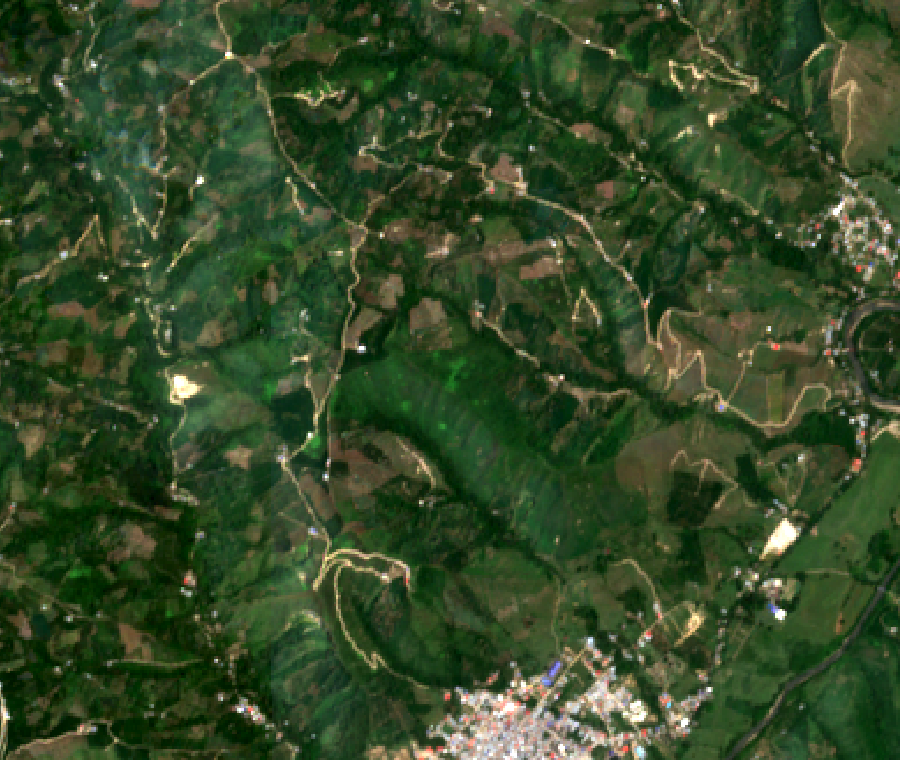
#> input picture docs/case_studies/Case_Study_4_Colombia_Huila_Coffee/figures/raw_s2_huila_coffee.png, 900 x 760 px
$ python generate_case_study_4_visuals.py
#> lines starting #> are read from the running program, lines starting #| are printed output that depends on the picture
"""
Generates Publication-Grade Academic Figures for Case Study 4:
Andean Shade-Grown Arabica Coffee, Deceptive Claim Interception & Protected Cloud-Forest Buffer Adjudication
(Acevedo–Pitalito Corridor, Huila Department, Colombia)
Using Real Sentinel-2 10m L2A Optical Imagery and Forest Data Partnership (FDP 10m) Coffee Probability (coffee/model_2026a).
"""
import os
import numpy as np
from PIL import Image, ImageEnhance
import matplotlib.pyplot as plt
import matplotlib.patches as patches
from matplotlib.path import Path
from matplotlib.gridspec import GridSpec

plt.rcParams['font.family'] = 'serif'
plt.rcParams['font.serif'] = ['Times New Roman', 'DejaVu Serif', 'Georgia']
plt.rcParams['axes.edgecolor'] = '#1e293b'
plt.rcParams['axes.linewidth'] = 0.8

OUT_DIR = os.path.join(os.path.dirname(__file__), "Case_Study_4_Colombia_Huila_Coffee", "figures")
os.makedirs(OUT_DIR, exist_ok=True)

s2_path = os.path.join(OUT_DIR, "raw_s2_huila_coffee.png")
fdp_path = os.path.join(OUT_DIR, "raw_fdp_huila_coffee.png")

s2_pil = Image.open(s2_path).convert("RGB")
#> s2_pil is the input picture: PIL image 900x760 RGB; mean R, G, B 52.3, 73.3, 39.5
s2_pil = ImageEnhance.Contrast(s2_pil).enhance(1.12)
s2_pil = ImageEnhance.Sharpness(s2_pil).enhance(1.20)
base_s2 = np.array(s2_pil).astype(np.float32) / 255.0

fdp_pil = Image.open(fdp_path).convert("RGB")
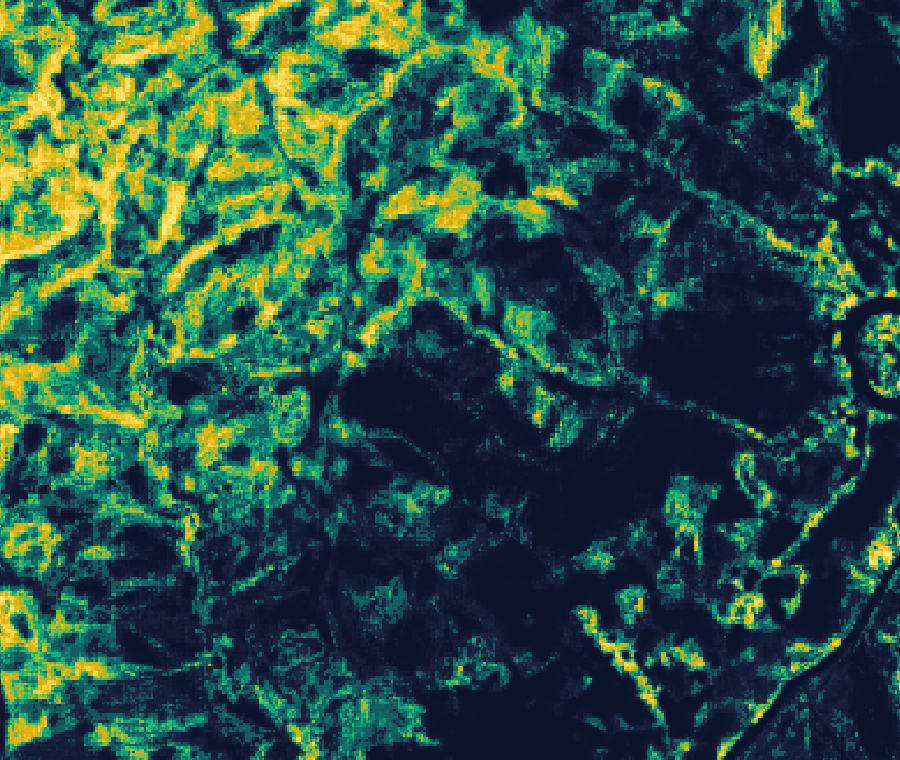
#> input picture docs/case_studies/Case_Study_4_Colombia_Huila_Coffee/figures/raw_fdp_huila_coffee.png, 900 x 760 px
#> fdp_pil is the input picture: PIL image 900x760 RGB; mean R, G, B 40.5, 79.1, 69.8
fdp_pil = ImageEnhance.Contrast(fdp_pil).enhance(1.15)
base_fdp = np.array(fdp_pil).astype(np.float32) / 255.0

H, W, _ = base_s2.shape  # 760 x 900
#> H = 760; W = 900

# ── Exact Physical Road-Bounded Andean Coffee Finca Polygons (Traced from 900x760 Grid) ──
# F-01: Vereda La Esmeralda Alta (28.40 ha) — Pre-2010 Shade Arabica (96.2% FDP Coffee Prob)
poly_f01 = [(230, 55), (285, 160), (355, 290), (145, 285), (180, 180), (125, 110)]

# F-02: Vereda El Mirador Central (24.60 ha) — Pre-2012 Shade Arabica (94.8% FDP Coffee Prob)
poly_f02 = [(145, 285), (355, 290), (318, 405), (285, 455), (175, 455), (165, 395)]

# F-03: Vereda San Isidro (21.80 ha) — Pre-2010 Shade Arabica with 6.80 ha 2022 Zoca Stumping Renewal (93.4% FDP Coffee Prob)
poly_f03 = [(285, 160), (450, 175), (545, 230), (490, 295), (355, 290)]

# Sub-polygon inside F-03: 6.80 ha 2022 Art. 2(5) Zoca Rotational Stumping & Inga Shade Pruning
poly_f03_zoca = [(368, 188), (470, 198), (458, 262), (358, 250)]

# F-04: Cerro Guácharos Cloud-Forest & Protected Buffer Parcel (26.20 ha) — 2.9% FDP Coffee Prob, 97.4% Natural Forest
poly_f04 = [(355, 290), (490, 295), (610, 325), (595, 475), (435, 485), (318, 405)]

# Sub-polygon inside F-04: 9.40 ha Q3 2022 Montane Cloud-Forest Deforestation Scar (Deceptive Claim "Cleared in 2018")
poly_f04_breach = [(445, 305), (575, 325), (585, 405), (455, 390)]

# Protected Watershed & Biological Corridor Boundary Line (Corredor Guácharos–Puracé / Decree 2372/2010)
corridor_x = [355, 336, 318, 395, 475, 550]
corridor_y = [290, 348, 405, 495, 595, 720]


def make_mask(poly_pts):
    y_grid, x_grid = np.mgrid[:H, :W]
    pts = np.vstack((x_grid.ravel(), y_grid.ravel())).T
    path = Path(poly_pts)
    return path.contains_points(pts).reshape(H, W)


mask_f01 = make_mask(poly_f01)
mask_f02 = make_mask(poly_f02)
mask_f03 = make_mask(poly_f03)
mask_f03_zoca = make_mask(poly_f03_zoca) & mask_f03
mask_f04 = make_mask(poly_f04)
mask_f04_breach = make_mask(poly_f04_breach) & mask_f04

mask_clean_coop = mask_f01 | mask_f02 | mask_f03
mask_all_fincas = mask_clean_coop | mask_f04


def add_polygon_patch(ax, pts, edgecolor, facecolor="none", lw=1.7, ls="-", alpha=1.0, zorder=5):
    patch = patches.Polygon(pts, closed=True, edgecolor=edgecolor, facecolor=facecolor,
                            linewidth=lw, linestyle=ls, alpha=alpha, zorder=zorder)
    ax.add_patch(patch)


def decorate_huila_map(ax, img_arr, title_str, mode="cadastre"):
    ax.imshow(img_arr)
    ax.set_xlim(0, W)
    ax.set_ylim(H, 0)

    # Protected Biological Corridor Line (Guácharos-Puracé Montane Buffer)
    ax.plot(corridor_x, corridor_y, color="#38bdf8", linewidth=2.1, linestyle="--", zorder=6)

    if mode == "cadastre":
        # Certified Shade-Coffee Fincas F-01, F-02, F-03
        for pts in [poly_f01, poly_f02, poly_f03]:
            add_polygon_patch(ax, pts, edgecolor="#fde047", facecolor="none", lw=1.75, zorder=7)
        # 2022 Art. 2(5) Zoca Stumping & Shade Pruning sub-zone inside F-03
        add_polygon_patch(ax, poly_f03_zoca, edgecolor="#f59e0b", facecolor=(0.96, 0.62, 0.04, 0.34), lw=1.5, ls="--", zorder=8)
        # Quarantined Montane Cloud-Forest Parcel F-04 & 2022 Deforestation Scar
        add_polygon_patch(ax, poly_f04, edgecolor="#f87171", facecolor="none", lw=1.75, zorder=8)
        add_polygon_patch(ax, poly_f04_breach, edgecolor="#ef4444", facecolor=(0.86, 0.15, 0.15, 0.44), lw=1.5, zorder=9)

        bbox_clean = dict(boxstyle="round,pad=0.18", fc="#0f172a", ec="#fde047", alpha=0.88, lw=0.8)
        bbox_zoca = dict(boxstyle="round,pad=0.18", fc="#451a03", ec="#fbbf24", alpha=0.92, lw=0.85)
        bbox_breach = dict(boxstyle="round,pad=0.18", fc="#450a0a", ec="#f87171", alpha=0.92, lw=0.85)

        ax.text(235, 195, "F-01 (28.4 ha)\nShade Arabica", color="#fef08a", fontsize=6.2, fontweight='bold', ha='center', bbox=bbox_clean, zorder=11)
        ax.text(245, 370, "F-02 (24.6 ha)\nShade Arabica", color="#fef08a", fontsize=6.2, fontweight='bold', ha='center', bbox=bbox_clean, zorder=11)
        ax.text(422, 142, "F-03 (21.8 ha | Art. 2(5) Zoca Renewal)", color="#fde68a", fontsize=6.0, fontweight='bold', ha='center', bbox=bbox_zoca, zorder=11)
        ax.text(508, 438, "F-04 Cloud-Forest Breach (9.4 ha)\n[False '2018' Claim Caught]", color="#fecaca", fontsize=6.0, fontweight='bold', ha='center', bbox=bbox_breach, zorder=11)

    elif mode == "fdp":
        # Clipped FDP 10m Coffee Probability boundaries
        for pts in [poly_f01, poly_f02, poly_f03]:
            add_polygon_patch(ax, pts, edgecolor="#ffffff", facecolor="none", lw=1.8, zorder=7)
        add_polygon_patch(ax, poly_f03_zoca, edgecolor="#fef08a", facecolor="none", lw=1.35, ls="--", zorder=8)
        add_polygon_patch(ax, poly_f04, edgecolor="#f87171", facecolor="none", lw=1.8, ls="--", zorder=8)
        add_polygon_patch(ax, poly_f04_breach, edgecolor="#ef4444", facecolor=(0.86, 0.15, 0.15, 0.30), lw=1.4, zorder=9)

        bbox_p = dict(boxstyle="round,pad=0.18", fc="#064e3b", ec="#fde047", alpha=0.90, lw=0.85)
        bbox_exc = dict(boxstyle="round,pad=0.18", fc="#450a0a", ec="#f87171", alpha=0.92, lw=0.85)

        ax.text(235, 195, "F-01 (96.2% Coffee)", color="#fef08a", fontsize=6.1, fontweight='bold', ha='center', bbox=bbox_p, zorder=11)
        ax.text(245, 370, "F-02 (94.8% Coffee)", color="#fef08a", fontsize=6.1, fontweight='bold', ha='center', bbox=bbox_p, zorder=11)
        ax.text(422, 142, "F-03 (93.4% Pre-2020 Coffee)", color="#fef08a", fontsize=6.0, fontweight='bold', ha='center', bbox=bbox_p, zorder=11)
        ax.text(508, 438, "F-04 (2.9% Coffee | 97.4% Cloud Forest)\n[EXCISED: -26.20 ha]", color="#fecaca", fontsize=5.95, fontweight='bold', ha='center', bbox=bbox_exc, zorder=11)

    # Protected Corridor Callout Badge (Bottom Right)
    ax.text(625, 650, "Guácharos–Puracé Protected Montane\nCorridor (WDPA / Decree 2372; F-04 Veto)", color="#e0f2fe",
            fontsize=5.95, fontweight='bold', ha='center',
            bbox=dict(boxstyle="round,pad=0.20", fc="#082f49", ec="#38bdf8", alpha=0.90, lw=0.8), zorder=11)

    # WGS84 Coordinate Ticks (75.910°W to 75.875°W, 1.805°N to 1.834°N)
    ax.set_xticks([110, 450, 790])
    ax.set_xticklabels(["75°54'15\"W", "75°53'33\"W", "75°52'50\"W"], fontsize=6.8)
    ax.set_yticks([130, 380, 630])
    ax.set_yticklabels(["1°49'45\"N", "1°49'10\"N", "1°48'35\"N"], fontsize=6.8)
    ax.set_title(title_str, fontsize=8.5, fontweight='bold', pad=5, color="#0f172a")

    # Scale bar (bottom left)
    ax.plot([45, 195], [722, 722], color="white", linewidth=2.2, zorder=11)
    ax.plot([45, 45], [715, 729], color="white", linewidth=1.6, zorder=11)
    ax.plot([120, 120], [717, 727], color="white", linewidth=1.3, zorder=11)
    ax.plot([195, 195], [715, 729], color="white", linewidth=1.6, zorder=11)
    ax.text(120, 710, "0   0.25   0.50 km", color="white", fontsize=6.3, fontweight='bold', ha='center',
            bbox=dict(boxstyle="square,pad=0.1", fc="#000000", ec="none", alpha=0.55), zorder=11)

    # North arrow (top right)
    ax.annotate("N", xy=(855, 38), xytext=(855, 78),
                arrowprops=dict(facecolor='white', edgecolor='black', width=2.2, headwidth=6.5, headlength=6.5),
                ha='center', va='center', fontsize=7.5, fontweight='bold', color='white', zorder=11)


# ── Build Panel (a) & Panel (b) Arrays ─────────────────────────────────────────
print("[1/2] Generating Combined Journal Figure 1 (Huila Shade Coffee & FDP 10m Probability Plate)...")
fig1a_rgb = base_s2.copy()

# Panel (b): Darkened Sentinel-2 context outside the cooperative boundary, 100% Native 10m FDP Coffee Probability inside F-01..F-04
fig1b_rgb = base_s2.copy() * 0.42
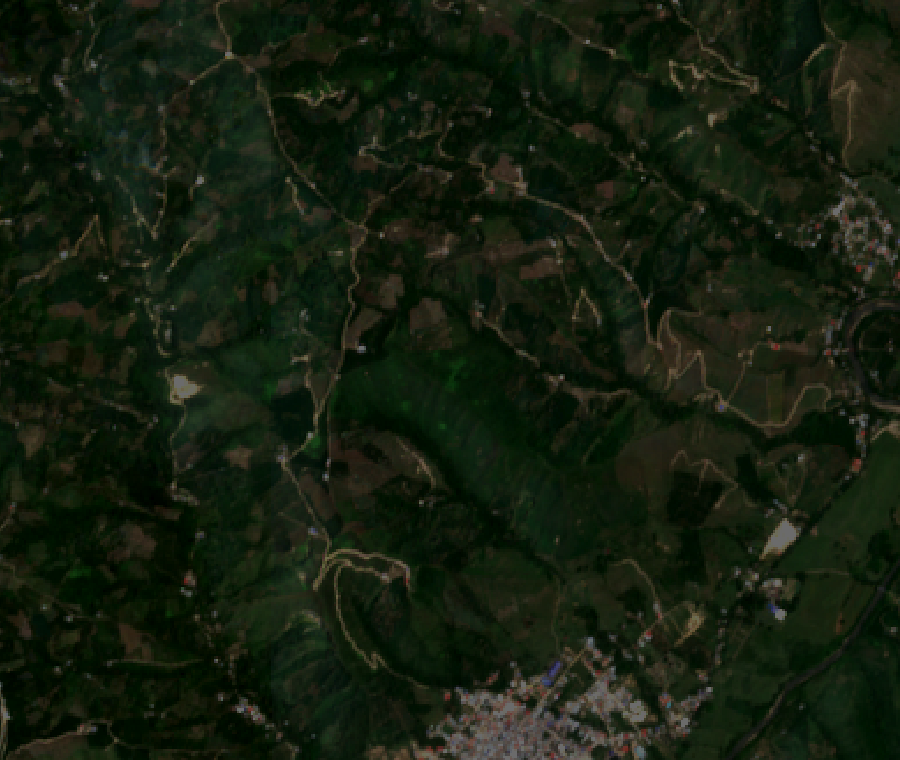
#> fig1b_rgb: shape (760, 900, 3) float32; mean R, G, B 0.0829, 0.121, 0.0595
# Blend native FDP 10m coffee probability inside all 4 fincas so the gold (93.4%-96.2%) vs dark navy (2.9%) contrast is razor-sharp
fig1b_rgb[mask_clean_coop] = 0.84 * base_fdp[mask_clean_coop] + 0.16 * np.array([0.98, 0.85, 0.15])
fig1b_rgb[mask_f04] = 0.88 * base_fdp[mask_f04] + 0.12 * np.array([0.04, 0.08, 0.22])
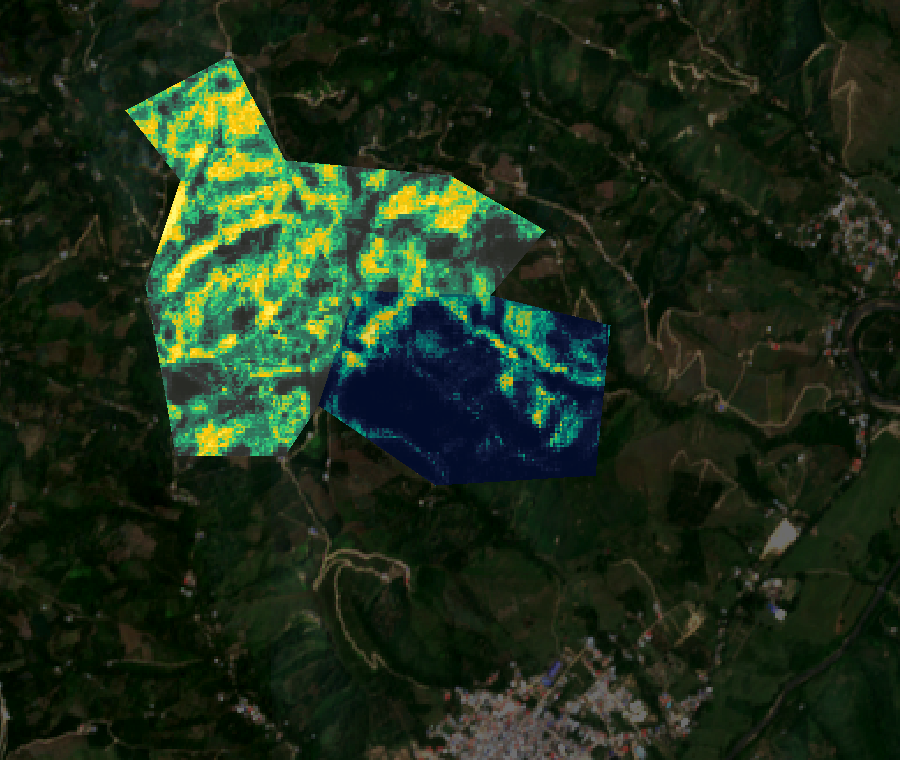
#> fig1b_rgb: shape (760, 900, 3) float32; mean R, G, B 0.116, 0.18, 0.1

fig = plt.figure(figsize=(12.2, 5.45), dpi=220)
fig.patch.set_facecolor("#ffffff")
gs = GridSpec(1, 2, figure=fig, wspace=0.14, left=0.058, right=0.988, top=0.91, bottom=0.14)

ax1 = fig.add_subplot(gs[0, 0])
decorate_huila_map(ax1, fig1a_rgb, "(a) Sentinel-2 10m L2A & Andean Finca Cadastre (Zoca Renewal vs. Cloud-Forest Breach)", mode="cadastre")

ax2 = fig.add_subplot(gs[0, 1])
decorate_huila_map(ax2, fig1b_rgb, "(b) Forest Data Partnership (FDP 10m) Coffee Probability (coffee/model_2026a, Clipped)", mode="fdp")

legend_elements = [
    patches.Patch(facecolor="none", edgecolor="#eab308", linewidth=2.0, label="Certified Shade-Arabica Fincas (F-01–F-03; 74.80 ha)"),
    patches.Patch(facecolor="#d97706", edgecolor="#0f172a", linewidth=0.9, label="Art. 2(5) 5-Yr Zoca Stumping & Shade Pruning (6.80 ha in F-03)"),
    patches.Patch(facecolor="#facc15", edgecolor="#78350f", linewidth=0.9, label="FDP 10m High-Probability Coffee (p ≥ 0.90; Mean 95.0%)"),
    patches.Patch(facecolor="#dc2626", edgecolor="#0f172a", linewidth=0.9, label="2022 Cloud-Forest Clearing (9.40 ha in F-04; Caught Lie)"),
    patches.Patch(facecolor="#0f172a", edgecolor="#38bdf8", linestyle="--", linewidth=1.3, label="2020 Montane Cloud Forest (p_coffee = 2.9%; Excised -26.2 ha)")
]
fig.legend(handles=legend_elements, loc="lower center", ncol=3, frameon=True,
           facecolor="#ffffff", edgecolor="#cbd5e1", fontsize=7.30, bbox_to_anchor=(0.52, 0.01))

journal_fig1_path = os.path.join(OUT_DIR, "Journal_Fig1_Coffee_Andean_Plate.png")
plt.savefig(journal_fig1_path, dpi=220)
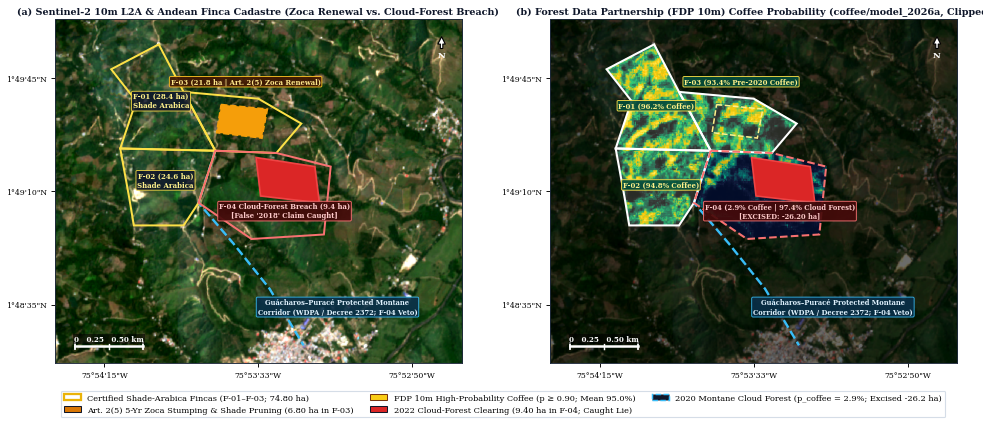
#> figure drawn by matplotlib, 2 panels
plt.close()
print(f"  -> Saved {journal_fig1_path}")


# ── Generate Combined 3-Panel Journal Figure 2 ─────────────────────────────────
print("[2/2] Generating Combined Journal Figure 2 (3-Panel Coffee Telemetry, Yield Cap & Benchmark Plate)...")
fig2 = plt.figure(figsize=(12.2, 3.65), dpi=220)
fig2.patch.set_facecolor("#ffffff")
gs2 = GridSpec(1, 3, figure=fig2, width_ratios=[1.16, 1.04, 0.96], wspace=0.38, left=0.052, right=0.99, top=0.88, bottom=0.19)

# Panel (a): Multi-Temporal Sentinel-2 NDVI Trajectory (Shade Arabica vs. Zoca Stumping vs. Deceptive Cloud-Forest Clearing)
ax_a = fig2.add_subplot(gs2[0, 0])
dates = ["2019", "2020", "31 Dec\n2020", "2021\nQ2", "2022\nQ1", "2022\nQ3", "2023\nQ2", "2024\nQ2", "2025\nQ1"]
# F-01/F-02 Mature Inga-Shaded Arabica Coffee: stable evergreen canopy (0.78–0.80)
ndvi_shade = [0.79, 0.80, 0.79, 0.79, 0.78, 0.79, 0.80, 0.79, 0.80]
# F-03 Art. 2(5) 5-Year Zoca Stumping & Inga Shade Pruning in 2022-Q1: dip to 0.56, rapid vegetative sprout recovery to 0.78
ndvi_zoca = [0.78, 0.79, 0.78, 0.78, 0.56, 0.65, 0.73, 0.77, 0.78]
# F-04 Deceptive Claim ("Cleared in 2018"): actually intact Cloud Forest (0.85) through 2022-Q1, bulldozed in 2022-Q3 (drop to 0.31)
ndvi_lie = [0.85, 0.86, 0.85, 0.85, 0.84, 0.31, 0.36, 0.39, 0.41]

ax_a.axhspan(0.72, 0.88, color="#dcfce7", alpha=0.42)
ax_a.axvline(x=2, color="#0f172a", linestyle=":", linewidth=1.2, label="EUDR Cutoff (31 Dec 2020)")
ax_a.plot(range(len(dates)), ndvi_shade, color="#15803d", linewidth=1.9, marker='o', markersize=3.5, label="F-01/F-02 (Inga-Shade Arabica)")
ax_a.plot(range(len(dates)), ndvi_zoca, color="#d97706", linewidth=2.0, marker='s', markersize=3.5, label="F-03 (Art. 2(5) Zoca Rebound)")
ax_a.plot(range(len(dates)), ndvi_lie, color="#dc2626", linewidth=2.0, linestyle="--", marker='x', markersize=4.2, label="F-04 (2022 Clearing; False 2018 Claim)")

ax_a.annotate("Art. 2(5) Zoca Stumping\n(0.56 → 0.78; FDP Coffee 93.4%)", xy=(4, 0.56), xytext=(0.15, 0.55),
              arrowprops=dict(arrowstyle="->", color="#b45309", lw=1.0),
              fontsize=5.95, fontweight='bold', color="#92400e",
              bbox=dict(boxstyle="square,pad=0.18", fc="#fef3c7", ec="#d97706", lw=0.7))

ax_a.annotate("Caught False '2018' Claim!\nAug 2022 Clearing (0.85 → 0.31)", xy=(5, 0.31), xytext=(4.35, 0.15),
              arrowprops=dict(arrowstyle="->", color="#dc2626", lw=1.0),
              fontsize=5.95, fontweight='bold', color="#991b1b",
              bbox=dict(boxstyle="square,pad=0.18", fc="#fef2f2", ec="#dc2626", lw=0.7))

ax_a.set_ylim(0.10, 0.94)
ax_a.set_ylabel("Mean Surface NDVI", fontsize=8.0, fontweight='bold')
ax_a.set_xticks(range(len(dates)))
ax_a.set_xticklabels(dates, fontsize=6.4)
ax_a.tick_params(axis='y', labelsize=7.0)
ax_a.grid(True, linestyle=":", alpha=0.5, color="#cbd5e1")
ax_a.legend(loc="lower left", fontsize=5.75, frameon=True, facecolor="#ffffff", edgecolor="#cbd5e1")
ax_a.set_title("(a) Zoca Rejuvenation vs. Deceptive 2022 Clearing", fontsize=8.55, fontweight='bold', loc='left', pad=5)

# Panel (b): Biophysical Arabica Yield Cap (Art. 10(2)(f) Anti-Laundering Gate on Certified P' = 74.80 ha)
ax_b = fig2.add_subplot(gs2[0, 1])
y_labels = [
    "Unverified Coop Claim\n(224.4 t; Laundering)",
    "FNC / Cenicafé 99th\nBiological Ceiling (Yc)",
    "Huila Regional Mean\n(Shade Castillo/Caturra)",
    "Certified Export on P'\n(138.4 t Green Excelso)"
]
y_vals = [3.00, 2.40, 1.92, 1.85]
y_cols = ["#dc2626", "#d97706", "#64748b", "#15803d"]
y_pos = np.arange(len(y_labels))

bars_b = ax_b.barh(y_pos, y_vals, color=y_cols, height=0.52, edgecolor="#0f172a", linewidth=0.7)
ax_b.axvline(x=2.40, color="#b45309", linestyle="--", linewidth=1.4, zorder=6)

bar_texts = [
    "3.00 t/ha [BLOCKED]",
    "2.40 t/ha (Yc Cap)",
    "1.92 t/ha",
    "1.85 t/ha [CLEARED]"
]
for idx, (val, bar, txt) in enumerate(zip(y_vals, bars_b, bar_texts)):
    if idx == 0:
        # Place outside the red bar (x > 3.06, well right of the x=2.40 dashed line and inside xlim=4.45)
        ax_b.text(val + 0.06, bar.get_y() + bar.get_height()/2, txt, va='center', ha='left',
                  fontsize=6.15, fontweight='bold', color="#991b1b", zorder=8)
    else:
        # Place inside the amber (2.40), grey (1.92), and green (1.85) bars (left of x=2.40 dashed line)
        ax_b.text(val - 0.07, bar.get_y() + bar.get_height()/2, txt, va='center', ha='right',
                  fontsize=6.15, fontweight='bold', color="#ffffff", zorder=8)

ax_b.set_yticks(y_pos)
ax_b.set_yticklabels(y_labels, fontsize=6.4, fontweight='bold')
ax_b.set_xlim(0, 4.45)
ax_b.set_xlabel("Green Arabica Yield (t ha⁻¹ yr⁻¹)", fontsize=8.0, fontweight='bold')
ax_b.tick_params(axis='x', labelsize=7.0)
ax_b.grid(axis='x', linestyle=":", alpha=0.5, color="#cbd5e1")
ax_b.set_title("(b) Arabica Biological Yield Cap (Art. 10(2)(f))", fontsize=8.55, fontweight='bold', loc='left', pad=5)

# Panel (c): 100-Cooperative Andean Shade-Coffee Benchmark
ax_c = fig2.add_subplot(gs2[0, 2])
metrics = ["Zoca False\nAlarms", "Deceptive Lies\nCaught", "Clean Coffee\nSalvaged", "Protected Buffer\nCompliance"]
base_scores = [78, 12, 24, 35]
ox_scores = [0, 100, 100, 100]
x_m = np.arange(len(metrics))
w = 0.34

b1 = ax_c.bar(x_m - w/2, base_scores, w, label="2D Optical / Text LLM", color="#94a3b8", edgecolor="#1e293b", linewidth=0.6)
b2 = ax_c.bar(x_m + w/2, ox_scores, w, label="Oxeous PWRI-3D", color="#1e3a8a", edgecolor="#0f172a", linewidth=0.6)

for bar in b1:
    h = bar.get_height()
    ax_c.text(bar.get_x() + bar.get_width()/2, h + 2.5, f"{int(h)}%", ha='center', fontsize=6.2, color="#475569", fontweight='bold')
for bar in b2:
    h = bar.get_height()
    ax_c.text(bar.get_x() + bar.get_width()/2, h + 2.5, f"{int(h)}%", ha='center', fontsize=6.3, color="#1e3a8a", fontweight='bold')

ax_c.set_xticks(x_m)
ax_c.set_xticklabels(metrics, fontsize=6.2, fontweight='bold')
ax_c.set_ylim(0, 126)
ax_c.set_ylabel("Rate (%)", fontsize=8.0, fontweight='bold')
ax_c.tick_params(axis='y', labelsize=7.0)
ax_c.grid(axis='y', linestyle=":", alpha=0.5, color="#cbd5e1")
ax_c.legend(loc="upper right", fontsize=5.9, frameon=True, facecolor="#ffffff", edgecolor="#cbd5e1")
ax_c.set_title("(c) Benchmark (n = 100 Cooperatives)", fontsize=8.55, fontweight='bold', loc='left', pad=5)

journal_fig2_path = os.path.join(OUT_DIR, "Journal_Fig2_Coffee_Telemetry_and_Benchmark.png")
plt.savefig(journal_fig2_path, dpi=220)
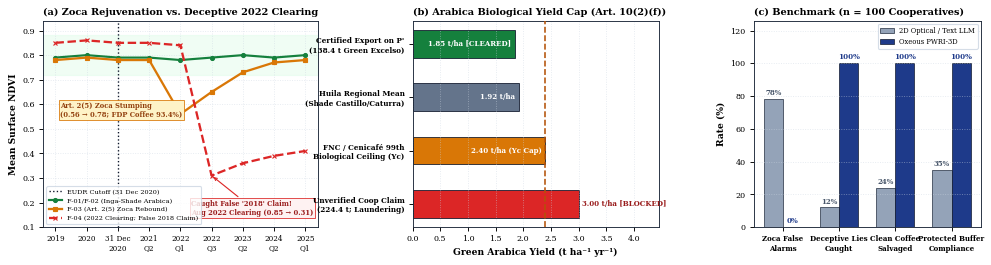
#> figure drawn by matplotlib, 3 panels; panel 3: tallest bar 78 high, from x = -0.34 to 0
plt.close()
print(f"  -> Saved {journal_fig2_path}")
print("[DONE] Generated Case Study 4 Figures.")
